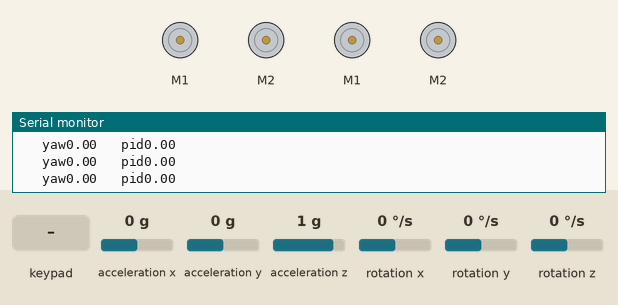
Recording of a sketch running on a simulated Arduino Uno, built with avr-gcc and run on an emulated ATmega328P. On the bench: 4 × DC motor (green arrow = forward, orange = backward, longer = faster), the last lines printed to the serial monitor. The inputs (shaded band) are chosen by the test bench; at power-on: rotation z 0 °/s, acceleration x 0 g, acceleration y 0 g, acceleration z 1 g, rotation x 0 °/s, rotation y 0 °/s.

Above: at 1.2 s.
1.3 s: rotation z set to -100 °/s
At 3.1 s:
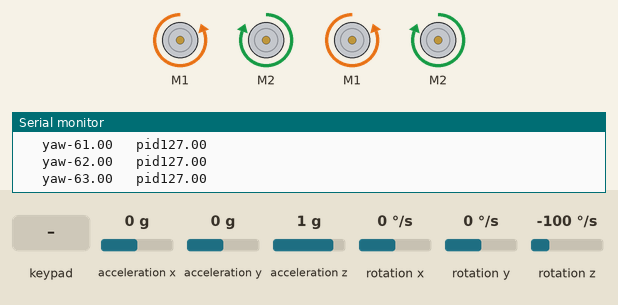
3.5 s: key 'O' pressed
5.4 s: rotation z set to 100 °/s
At 8.2 s:
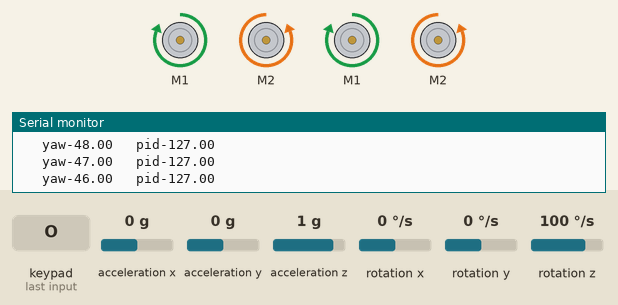
8.4 s: key 'T' pressed
11.1 s: rotation z set to -192 °/s
At 11.87 s:
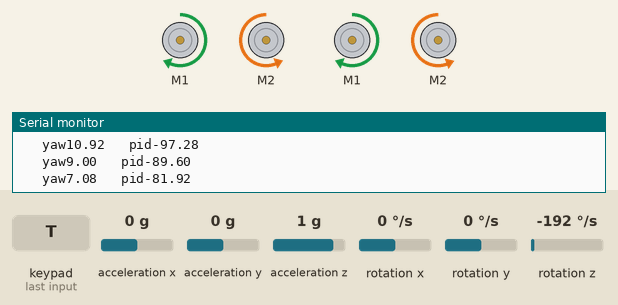
14.1 s: rotation z set to 192 °/s
At 15.45 s:
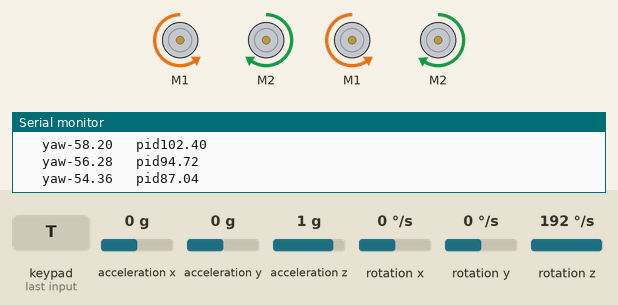
Timing chart, 0 to 17.7 s (numbered marks = the images above; inputs shaded):
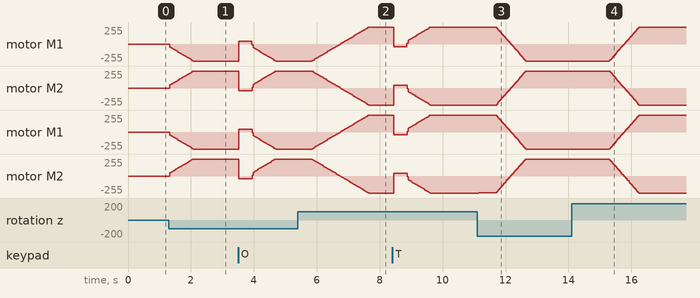

The sketch:

turning_rotation.ino
```cpp
#include <PS2X_lib.h>
PS2X ps2x;
int M = 0;
byte type = 0;
byte vibrate = 0;
#include <Wire.h>
#include <MPU6050.h>
MPU6050 mpu;
unsigned long timer = 0;
float timeStep = 0.01;
float yaw = 0;
#include <SoftwareSerial.h>
#include <SabertoothSimplified.h>

SoftwareSerial SWSerial1(NOT_A_PIN, 10);
SabertoothSimplified ST1(SWSerial1);
SoftwareSerial SWSerial2(NOT_A_PIN, 3);
SabertoothSimplified ST2(SWSerial2);
float kp = 0, ki = 0, kd = 0;
float R, theta, setpoint = 0, pre_error, p, i, d, error, pid, L1, L2, R1, R2, LY, LX, RX, RY, a, b, c, A, B, C, D;
float RED;
float GREEN = 0, PINK = 0;
float BLUE, FORWARD, BACKWARD, RIGHT, LEFT;
int w;
int counter1 = 0;
int y;
float L3, R3;


void setup() {
  SWSerial1.begin(9600);
  SWSerial2.begin(9600);

  M = ps2x.config_gamepad(9, 7, 6, 8, true, true);
  Serial.begin(57600);
  while (!mpu.begin(MPU6050_SCALE_2000DPS, MPU6050_RANGE_2G)) {
    Serial.println("Could not find a valid MPU6050 sensor, check wiring!");
    delay(500);
  }
  mpu.calibrateGyro();
  mpu.setThreshold(1);
}
void loop() {
  // IMU
  timer = millis();
  Vector norm = mpu.readNormalizeGyro();
  yaw = yaw + norm.ZAxis * timeStep;
  delay((timeStep * 1000) - (millis() - timer));

  //  READING GAMEPAD

  ps2x.read_gamepad();
  L1 = ps2x.ButtonPressed(PSB_L1);
  R1 = ps2x.ButtonPressed(PSB_R1);
  L2 = ps2x.ButtonPressed(PSB_L2);
  R2 = ps2x.ButtonPressed(PSB_R2);
  LY = ps2x.Analog(PSS_LY);
  LX = ps2x.Analog(PSS_LX);
  RY = ps2x.Analog(PSS_RY);
  RX = ps2x.Analog(PSS_RX);
  RED = ps2x.Button(PSB_RED);
  PINK = ps2x.ButtonPressed(PSB_PINK);
  GREEN = ps2x.Button(PSB_GREEN);
  BLUE = ps2x.ButtonPressed(PSB_BLUE);
  FORWARD = ps2x.ButtonPressed(PSB_PAD_UP);
  BACKWARD = ps2x.ButtonPressed(PSB_PAD_DOWN);
  RIGHT = ps2x.Button(PSB_PAD_RIGHT);
  LEFT = ps2x.Button(PSB_PAD_LEFT);
  L3 = (ps2x.Button(PSB_L3));
  R3 = (ps2x.Button(PSB_R3));


  // // Switching case of turning
  int gr;
  int counter;
  if (BLUE == 1 && gr == 0) {
    gr = 1;
  }
  if (BLUE == 1 && gr == 1) {
    counter++;
    gr = 0;
  }

  // turning 90 amd 180 left and right
  if (counter % 2 == 0) {
    if (L1 == 1) {
      setpoint = setpoint + 154.5;
      Serial.print("270");
    } else if (R1 == 1) {
      setpoint = setpoint - 154.5;
      Serial.print("-270");
    } else if (L2 == 1) {
      setpoint = setpoint + 206;
      Serial.print("360");
    } else if (R2 == 1) {
      setpoint = setpoint - 206;
      Serial.print("-360");
    }
  }

  // turning 270 amd 360 left and right
  if (counter % 2 != 0) { if (L1 == 1) {
      setpoint = setpoint + 51.5;
      Serial.print("90");
    } else if (R1 == 1) {
      setpoint = setpoint - 51.5;
      Serial.print("-90");
    } else if (L2 == 1) {
      setpoint = setpoint + 103;
      Serial.print("180");
    } else if (R2 == 1) {
      setpoint = setpoint - 103;
      Serial.print("-180");
    }

  }


    // kp=6;
    // kd=12;
    if(error>=12 && error<=-12 )
  {
    kp=12, kd=28;
  }
  else
  {
    kp=4,kd=20;
  }


  //  FOR joystick
  RY = map(RY, 0, 255, 127, -127);
  RX = map(RX, 0, 255, 127, -127);


  R = sqrt((RX * RX) + (RY * RY));
  theta = atan2(RY, RX) * 180 / 3.142;

  a = R * sin((theta - 45) * 3.142 / 180);
  d = R * sin((135 - theta) * 3.142 / 180);
  c = R * sin((theta - 45) * 3.142 / 180);
  b = R * sin((135 - theta) * 3.142 / 180);


  error = setpoint - yaw;
  p = error;
  i = i + error;
  d = error - pre_error;
  pid = kp * p + ki * i + kd * d;
  pid = constrain(pid, -127, 127);
  pre_error = error;

  A = a + pid;
  B = b + pid;
  C = c - pid;
  D = d + pid;


  if (GREEN == 1) {
    A=20;
    B=20;
    C=-20;
    D=20;
    setpoint=0;
    yaw=yaw++;
    setpoint=yaw;
  }
  else if (RED==1){
    A=-20;
    B=-20;
    C=20;
    D=-20;
    setpoint=0;
    yaw=yaw++;
    setpoint=yaw;
  }

  A = constrain(A, -127, 127);
  B = constrain(B, -127, 127);
  C = constrain(C, -127, 127);
  D = constrain(D, -127, 127);

  ST1.motor(1,- A);
  ST1.motor(2, B);
  ST2.motor(1, C);
  ST2.motor(2, D);

  Serial.print("   yaw");
  Serial.print(yaw);
  Serial.print("   pid");
  Serial.println(pid);

}
```

Measured:
- after the input at 1.3 s, motor M1, motor M1: moves from stopped to backward 255/255 over 0.74 s, starting at once; motor M2, motor M2: moves from stopped to forward 255/255 over 0.74 s, starting at once
- after the input at 5.4 s, motor M1: moves from backward 255/255 to forward 255/255 over 1.8 s, starting after 0.44 s; motor M2: moves from forward 255/255 to backward 255/255 over 1.8 s, starting after 0.46 s
- after the input at 11.1 s, motor M1, motor M1: moves from forward 255/255 to backward 255/255 over 0.94 s, starting after 0.62 s; motor M2: moves from backward 255/255 to forward 255/255 over 0.94 s, starting after 0.62 s; motor M2: moves from backward 255/255 to forward 255/255 over 1.5 s, starting after 0.05 s
- after the input at 14.1 s, motor M1, motor M1: moves from backward 255/255 to forward 255/255 over 0.94 s, starting after 1.2 s; motor M2: moves from forward 255/255 to backward 255/255 over 0.94 s, starting after 1.2 s; motor M2: moves from forward 255/255 to backward 255/255 over 2.1 s, starting at once
